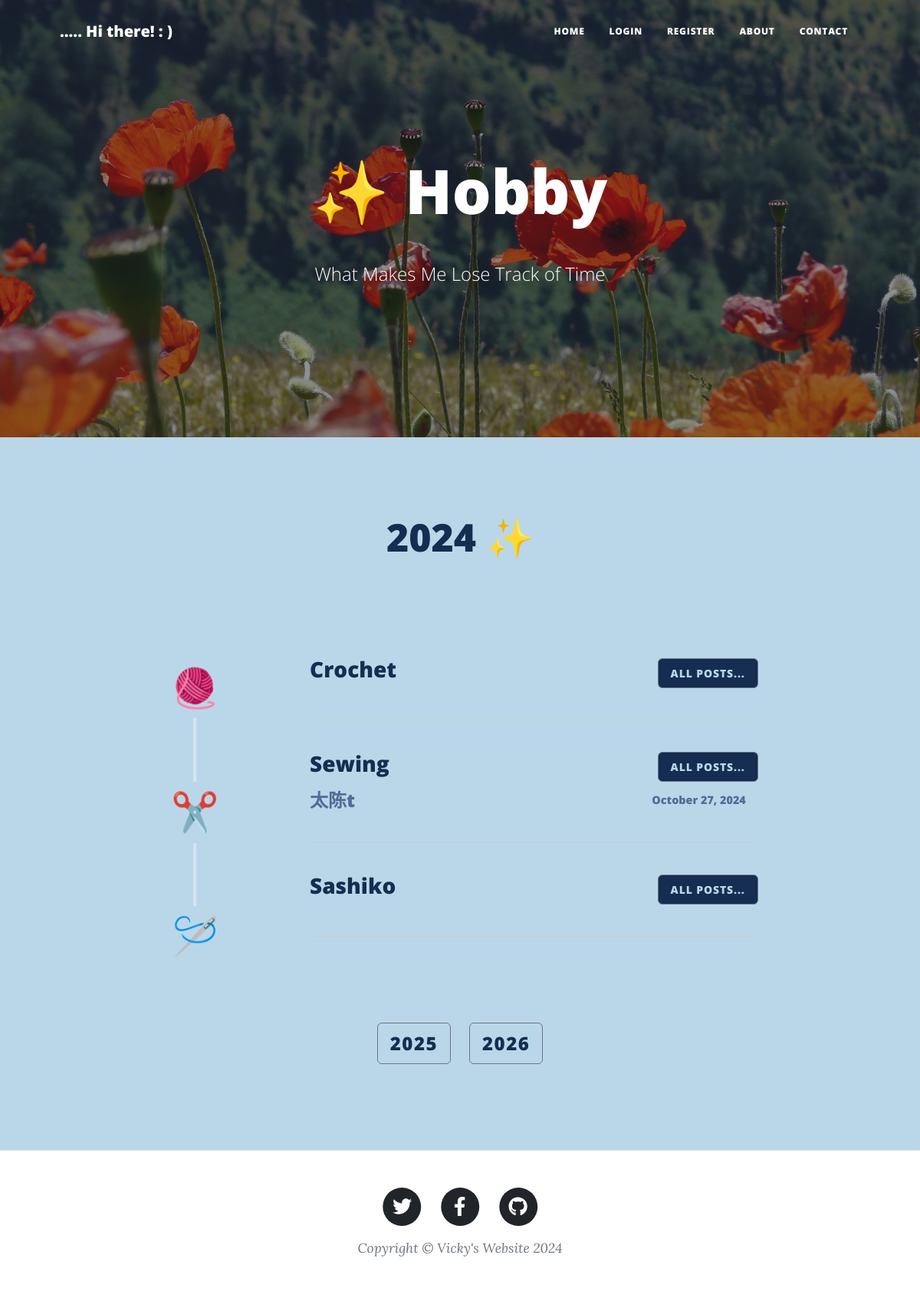
The page /year_posts/hobby/2024 on the database its author committed.
### main.py (models this page shows)
class BlogPost(db.Model):
    __tablename__ = "blog_posts"
    id: Mapped[int] = mapped_column(Integer, primary_key=True)
    author_id: Mapped[int] = mapped_column(Integer, db.ForeignKey("users.id"))
    author = relationship("User", back_populates="blog_posts")
    title: Mapped[str] = mapped_column(String(250), unique=True, nullable=False)
    date: Mapped[str] = mapped_column(String(250), nullable=False)
    body: Mapped[str] = mapped_column(Text, nullable=False)
    img_url: Mapped[str] = mapped_column(String(250), nullable=True)
    category: Mapped[str] = mapped_column(String(250), nullable=False)
    sub_category: Mapped[str] = mapped_column(String(250))
    comments = relationship("Comment", back_populates="parent_blog_post")

### main.py (the view)
@app.route('/year_posts/<category>/<year>', methods=["GET", "POST"])
def get_year_posts(category, year):
    condition = '%'+ year
    all_posts = db.session.execute(db.select(BlogPost).where(BlogPost.date.like(condition))).scalars().all()
    spring = select_posts(posts=all_posts, category='sparkle', sub_category='spring')[::-1]
    summer = select_posts(posts=all_posts, category='sparkle', sub_category='summer')[::-1]
    winter = select_posts(posts=all_posts, category='sparkle', sub_category='winter')[::-1]
    autumn = select_posts(posts=all_posts, category='sparkle', sub_category='autumn')[::-1]
    crochet = select_posts(posts=all_posts, category='hobby', sub_category='crochet')[::-1]
    sewing = select_posts(posts=all_posts, category='hobby', sub_category='sewing')[::-1]
    sashiko = select_posts(posts=all_posts, category='hobby', sub_category='sashiko')[::-1]
    books = select_posts(posts=all_posts, category='self-explore', sub_category='books')[::-1]
    courses = select_posts(posts=all_posts, category='self-explore', sub_category='courses')[::-1]
    professional = select_posts(posts=all_posts, category='self-explore', sub_category='professional')[::-1]
    all_plans = db.session.execute(db.select(PlanPost)).scalars().all()
    january = select_plans(plans=all_plans, month='january')[::-1]
    february = select_plans(plans=all_plans, month='february')[::-1]
    march = select_plans(plans=all_plans, month='march')[::-1]
    april = select_plans(plans=all_plans, month='april')[::-1]
    may = select_plans(plans=all_plans, month='may')[::-1]
    june = select_plans(plans=all_plans, month='june')[::-1]
    july = select_plans(plans=all_plans, month='july')[::-1]
    august = select_plans(plans=all_plans, month='august')[::-1]
    september = select_plans(plans=all_plans, month='september')[::-1]
    october = select_plans(plans=all_plans, month='october')[::-1]
    november = select_plans(plans=all_plans, month='november')[::-1]
    december = select_plans(plans=all_plans, month='december')[::-1]
    return render_template("year-posts.html", spring=spring,summer=summer,winter=winter,autumn=autumn,crochet=crochet,sewing=sewing,sashiko=sashiko, books=books, courses=courses,professional=professional, january = january,february = february,march = march,april = april,may = may,june = june,july = july,august = august,september = september,october = october,november = november,december = december,category=category.capitalize(), year=year,logged_in=current_user.is_authenticated)

### main.py (called while the page is built)
def select_posts(posts, category, sub_category):
    filtered_posts = []
    if posts != None:
        for post in posts:
            if post.category == category and post.sub_category == sub_category:
                filtered_posts.append(post)
    return filtered_posts

def select_plans(plans, month):
    filtered_plans = []
    if plans != None:
        for plan in plans:
            if month in plan.month:
                filtered_plans.append(plan)
    return filtered_plans

### templates/year-posts.html (shortened to what this page needs)
{% include "header.html" %}
{% if category == 'Sparkle' %}
<header
  class="masthead"
  style="background-image: url('{{ url_for('static', filename='assets/img/sparkle.jpg') }}');margin-bottom:0;"
>
  <div class="container position-relative px-4 px-lg-5">
    <div class="row gx-4 gx-lg-5 justify-content-center">
      <div class="col-md-10 col-lg-8 col-xl-7">
        <div class="site-heading">
          <h1>✨  {{category}}</h1>
          <br>
          <span class="subheading">What Ignites My Life</span>
        </div>
      </div>
    </div>
  </div>
</header>
<div
class="masthead section1"
style="background-color: rgb(20,45,80);"
>
<div class="row gx-4 gx-lg-5 justify-content-center">
 <div class="col-md-10 col-lg-8 col-xl-7 text-center  mb-5">
   <div class="site-heading">
     <h2>{{year}}  ✨</h2>
     <br>
   </div>
 </div>
</div>
<div class="section_container  px-4 px-lg-5">
  <div class="section_container ">
    <div class="timeline">
        <div class="timeline-item">
            <div class="icon icon1">🌷</i></div>
        </div>
        <div class="timeline-item">
            <div class="icon icon1">⛱️</div>
        </div>
        <div class="timeline-item">
            <div class="icon icon1">🍂</div>
        </div>
        <div class="timeline-item">
            <div class="icon icon1">❄️</div>
        </div>
    </div>
    <div class="content">
      <div class="season">
        <div class="d-flex justify-content-between align-items-center mb-2">
            <h3>Spring</h3>
            <a class="btn btn-secondary text-uppercase" style="color:rgb(20,45,80); background-color:rgb(186, 215, 233)" href="{{ url_for('get_select_posts', category='sparkle', sub_category='spring', logo='🌷')}}">All Posts...</a>
        </div>
        {% for post in spring %}
          <div class="d-flex justify-content-between align-items-center mb-1">
                <a href="{{ url_for('show_post', post_id=post.id) }}" class="text-decoration-none" style="color:rgb(186, 215, 233); font-size:1rem;  ">
                    <h4 class="mb-0">{{ post.title }}</h4>
                </a>
                <div class="d-flex align-items-center">
                    <h5 class="mb-0 me-3" style="color:rgb(186, 215, 233); font-size:0.9rem;  "> {{ post.date }}</h5>
                    {% if logged_in %}
                    <a href="{{ url_for('delete_post', post_id=post.id) }}" class="text-danger">✘</a>
                    {% endif %}
                </div>
          </div>
        {% endfor %}
      </div>
      <hr>
      <div class="season">
        <div class="d-flex justify-content-between align-items-center mb-2">
            <h3>Summer</h3>
            <a class="btn btn-secondary text-uppercase" style="color:rgb(20,45,80); background-color:rgb(186, 215, 233)" href="{{ url_for('get_select_posts', category='sparkle', sub_category='summer', logo='⛱️')}}">All Posts...</a>
        </div>
        {% for post in summer %}
          <div class="d-flex justify-content-between align-items-center mb-1">
                  <a href="{{ url_for('show_post', post_id=post.id) }}" class="text-decoration-none" style="color:rgb(186, 215, 233); font-size:1rem;  ">
                      <h4 class="mb-0">{{ post.title }}</h4>
                  </a>
                  <div class="d-flex align-items-center">
                      <h5 class="mb-0 me-3" style="color:rgb(186, 215, 233); font-size:0.9rem;"> {{ post.date }}</h5>
                      {% if logged_in %}
                      <a href="{{ url_for('delete_post', post_id=post.id) }}" class="text-danger">✘</a>
                      {% endif %}
                  </div>
          </div>
        {% endfor %}
      </div>
      <hr>
      <div class="season">
        <div class="d-flex justify-content-between align-items-center mb-2">
            <h3>Autumn</h3>
            <a class="btn btn-secondary text-uppercase" style="color:rgb(20,45,80); background-color:rgb(186, 215, 233)" href="{{ url_for('get_select_posts', category='sparkle', sub_category='autumn', logo='🍂')}}">All Posts...</a>
        </div>
        {% for post in autumn %}
          <div class="d-flex justify-content-between align-items-center mb-1">
              <a href="{{ url_for('show_post', post_id=post.id) }}" class="text-decoration-none" style="color:rgb(186, 215, 233); font-size:1rem;">
                  <h4 class="mb-0">{{ post.title }}</h4>
              </a>
              <div class="d-flex align-items-center">
                  <h5 class="mb-0 me-3" style="color:rgb(186, 215, 233); font-size:0.9rem;  "> {{ post.date }}</h5>
                  {% if logged_in %}
                  <a href="{{ url_for('delete_post', post_id=post.id) }}" class="text-danger">✘</a>
                  {% endif %}
              </div>
          </div>
        {% endfor %}
      </div>
      <hr>
      <div class="season">
        <div class="d-flex justify-content-between align-items-center mb-2">
            <h3>Winter</h3>
            <a class="btn btn-secondary text-uppercase" style="color:rgb(20,45,80); background-color:rgb(186, 215, 233)" href="{{ url_for('get_select_posts', category='sparkle', sub_category='winter', logo='❄️')}}">All Posts...</a>
        </div>
        {% for post in winter %}
          <div class="d-flex justify-content-between align-items-center mb-1">
              <a href="{{ url_for('show_post', post_id=post.id) }}" class="text-decoration-none" style="color:rgb(186, 215, 233); font-size:1rem;  ">
                  <h4 class="mb-0">{{ post.title }}</h4>
              </a>
              <div class="d-flex align-items-center">
                  <h5 class="mb-0 me-3" style="color:rgb(186, 215, 233); font-size:0.9rem;  "> {{ post.date }}</h5>
                  {% if logged_in %}
                  <a href="{{ url_for('delete_post', post_id=post.id) }}" class="text-danger">✘</a>
                  {% endif %}
              </div>
          </div>
        {% endfor %}
      </div>
    </div>
  </div>
</div>
<div class="container" style="padding:2rem; justify-items:center;">
  <div class="row">
    {% if year != '2024' %}
    <div class="col-6"><a class="btn btn-secondary text-uppercase" style="color:rgb(20,45,80); background-color:rgb(186, 215, 233); font-size:1.5rem;" href="{{ url_for('get_year_posts', category='sparkle', year='2024')}}">2024</a> </div>
    {% endif %}
    {% if year != '2025' %}
    <div class="col-6"><a class="btn btn-secondary text-uppercase" style="color:rgb(20,45,80); background-color:rgb(186, 215, 233); font-size:1.5rem;" href="{{ url_for('get_year_posts', category='sparkle', year='2025')}}">2025</a> </div>
    {% endif %}
    {% if year != '2026' %}
    <div class="col-6"><a class="btn btn-secondary text-uppercase" style="color:rgb(20,45,80); background-color:rgb(186, 215, 233); font-size:1.5rem;" href="{{ url_for('get_year_posts', category='sparkle', year='2026')}}">2026</a> </div>
    {% endif %}
  </div>
  </div>
</div>
{% elif category == 'Hobby' %}
<header
  class="masthead"
  style="background-image: url('{{ url_for('static', filename='assets/img/spring2.png') }}');margin-bottom:0;"
>
  <div class="container position-relative px-4 px-lg-5">
    <div class="row gx-4 gx-lg-5 justify-content-center">
      <div class="col-md-10 col-lg-8 col-xl-7">
        <div class="site-heading">
          <h1>✨  {{category}}</h1>
          <br>
          <span class="subheading">What Makes Me Lose Track of Time</span>
        </div>
      </div>
    </div>
  </div>
</header>
<div
class="masthead section1"
style="background-color: #BAD7E9;color:rgb(20,45,80);"
>
<div class="row gx-4 gx-lg-5 justify-content-center">
 <div class="col-md-10 col-lg-8 col-xl-7 text-center  mb-5">
   <div class="site-heading">
     <h2 style="color:rgb(20,45,80);">{{year}}  ✨</h2>
     <br>
   </div>
 </div>
</div>
<div class="section_container  px-4 px-lg-5">
  <div class="section_container ">
    <div class="timeline">
        <div class="timeline-item">
            <div class="icon icon2">🧶</div>
        </div>
        <div class="timeline-item">
            <div class="icon icon2">✂️</div>
        </div>
        <div class="timeline-item">
            <div class="icon icon2">🪡</div>
        </div>
    </div>
    <div class="content">
      <div class="season">
        <div class="d-flex justify-content-between align-items-center mb-2">
          <h3 style="color:rgb(20,45,80);">Crochet</h3>
          <a class="btn btn-secondary text-uppercase" style="color:rgb(186, 215, 233); background-color:rgb(20,45,80)" href="{{ url_for('get_select_posts', category='hobby', sub_category='crochet', logo='🧶')}}">All Posts...</a>
        </div>
      </div>
      <hr>
      <div class="season">
        <div class="d-flex justify-content-between align-items-center mb-2">
          <h3 style="color:rgb(20,45,80);">Sewing</h3>
          <a class="btn btn-secondary text-uppercase" style="color:rgb(186, 215, 233); background-color:rgb(20,45,80)" href="{{ url_for('get_select_posts', category='hobby', sub_category='sewing', logo='✂️')}}">All Posts...</a>
        </div>
        {% for post in sewing %}
          <div class="d-flex justify-content-between align-items-center mb-1">
              <a href="{{ url_for('show_post', post_id=post.id) }}" class="text-decoration-none" style="color:rgb(82, 107, 151); font-size:1rem;  ">
                  <h4 class="mb-0">{{ post.title }}</h4>
              </a>
              <div class="d-flex align-items-center">
                  <h5 class="mb-0 me-3" style="color:rgb(82, 107, 151); font-size:0.9rem;"> {{ post.date }}</h5>
              </div>
          </div>
        {% endfor %}
      </div>
      <hr>
      <div class="season">
        <div class="d-flex justify-content-between align-items-center mb-2">
          <h3 style="color:rgb(20,45,80);">Sashiko</h3>
          <a class="btn btn-secondary text-uppercase" style="color:rgb(186, 215, 233); background-color:rgb(20,45,80)" href="{{ url_for('get_select_posts', category='hobby', sub_category='sashiko', logo='🪡')}}">All Posts...</a>
        </div>
      </div>
      <hr>
    </div>
  </div>
</div>
<div class="container" style="padding:2rem; justify-items:center;">
  <div class="row">
    {% if year != '2025' %}
    <div class="col-6"><a class="btn btn-secondary text-uppercase" style="color:rgb(20,45,80); background-color:rgb(186, 215, 233); font-size:1.5rem;" href="{{ url_for('get_year_posts', category='hobby', year='2025')}}">2025</a> </div>
    {% endif %}
    {% if year != '2026' %}
    <div class="col-6"><a class="btn btn-secondary text-uppercase" style="color:rgb(20,45,80); background-color:rgb(186, 215, 233); font-size:1.5rem;" href="{{ url_for('get_year_posts', category='hobby', year='2026')}}">2026</a> </div>
    {% endif %}
  </div>
  </div>
</div>
{% endif %}
{% include "footer.html" %}

### templates/header.html (style rules this page uses)
.section1, .section2, .section3, .section4 { padding-left: 100px; padding-right: 100px; padding-top: 100px; padding-bottom: 80px; }
.content { padding-left: 0; padding-right: 10%; }
.section_container { display: flex; width: 100%; padding: 20px; box-sizing: border-box; }
.timeline { flex: 0 0 20%; position: relative; display: flex; flex-direction: column; justify-content: space-between; align-items: center; margin-right: 5%; }
.timeline::before { content: ''; position: absolute; top: 0; left: 50%; width: 4px; height: 100%; background-color:rgba(244,244, 244, 0.5); transform: translateX(-50%); }
.timeline-item { position: relative; display: flex; justify-content: center; align-items: center; }
.icon { border: none; width: 80px; height: 80px; display: flex; justify-content: center; align-items: center; font-size: 50px; z-index: 1; }
.icon2 { background-color: #BAD7E9; }
.content { flex: 0 0 80%; padding-left: 20px; }
.season { margin-bottom: 40px; }
hr { border: none; border-top: 1px solid #ccc; margin: 40px 0; }
.section1 h3, .section1 h2, .section1 p, .section1 span { color: white; }
h2 { font-size: 50px; }

### rows shown on the page
BlogPost: category "Hobby", title "太陈t", date "October 27, 2024"

### other values the page prints
{{ year }} "2024"
